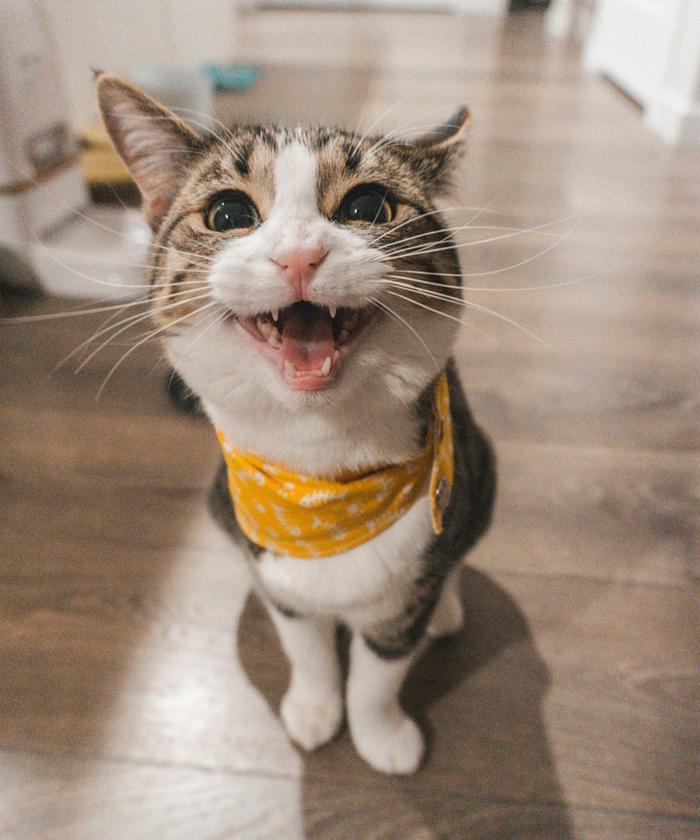
#> input picture reference/hero-demo/assets/pet-left.png, 700 x 840 px, found by its file name
$ python crops.py
#> lines starting #> are read from the running program, lines starting #| are printed output that depends on the picture
import sys
from PIL import Image, ImageDraw, ImageFont
A='/tmp/claude-0/hero/demo/assets/'
OUT='/tmp/claude-0/-home-user/ee1c545f-6576-5903-b05e-d62a2d0e8267/scratchpad/design/crops/'
# (label, file, cx, cy, w)  crop box w x 1.06w centred at (cx,cy) in source px
C=[
 ('F0 pet-left mặt mèo khăn vàng','pet-left.png',350,330,560),
 ('F1 noitru mèo cam ngủ','service-noitru.jpg',470,800,560),
 ('F2 pet-center cún ngậm hoa','pet-center.png',480,360,600),
 ('F3 pet-right mèo trời xanh','pet-right.png',330,330,560),
 ('F4 grooming mặt golden','service-grooming.jpg',700,250,430),
 ('F5 kham tay vuốt mèo','service-kham.jpg',600,330,520),
 ('F6 kham người & mèo','service-kham.jpg',330,300,560),
 ('F7 grooming tay chải lông','service-grooming.jpg',470,440,420),
 ('F8 capcuu cún toàn thân','service-capcuu.jpg',500,960,900),
]
tiles=[]
for lab,f,cx,cy,w in C:
    im=Image.open(A+f).convert('RGB'); h=int(w*1.06)
#> further down, im is the input picture: PIL image 700x840 RGB; mean R, G, B 158.3, 139.5, 123.6
    x0=max(0,min(im.width-w,cx-w//2)); y0=max(0,min(im.height-h,cy-h//2))
#> after `x0 = max(0, min(im.width - w, cx - w // 2))`: x0 = 70
#> after `y0 = max(0, min(im.height - h, cy - h // 2))`: y0 = 34
    t=im.crop((x0,y0,x0+w,y0+h)).resize((240,254))
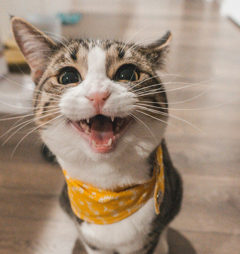
#> t: PIL image 240x254 RGB; mean R, G, B 160.2, 139.6, 121.6
    tiles.append((lab,t,(x0,y0,w,h),f))
#> pass 2 of the loop `for lab,f,cx,cy,w in C:`:
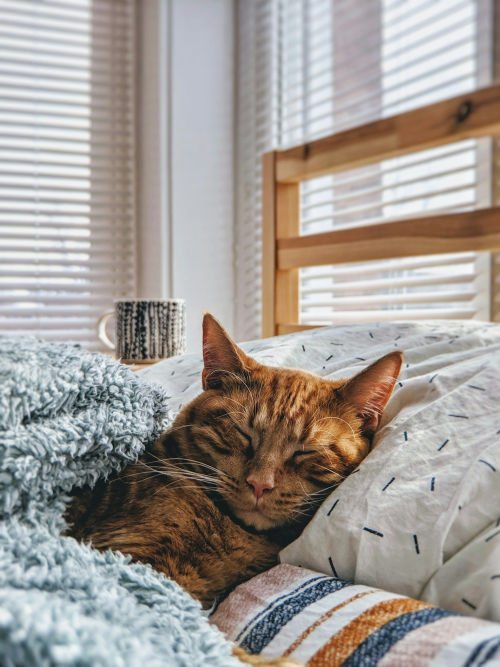
#> input picture reference/hero-demo/assets/service-noitru.jpg, 1000 x 1333 px, found by its file name (shown at 1/2 size)
#> im is the input picture: PIL image 1000x1333 RGB; mean R, G, B 162.2, 156, 150.6
#> `t=im.crop((x0,y0,x0+w,y0+h)).resize((240,254))`:
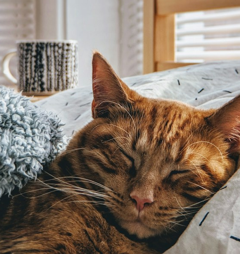
#> t: PIL image 240x254 RGB; mean R, G, B 136.5, 121.1, 107.9
#> pass 3 of the loop `for lab,f,cx,cy,w in C:`:
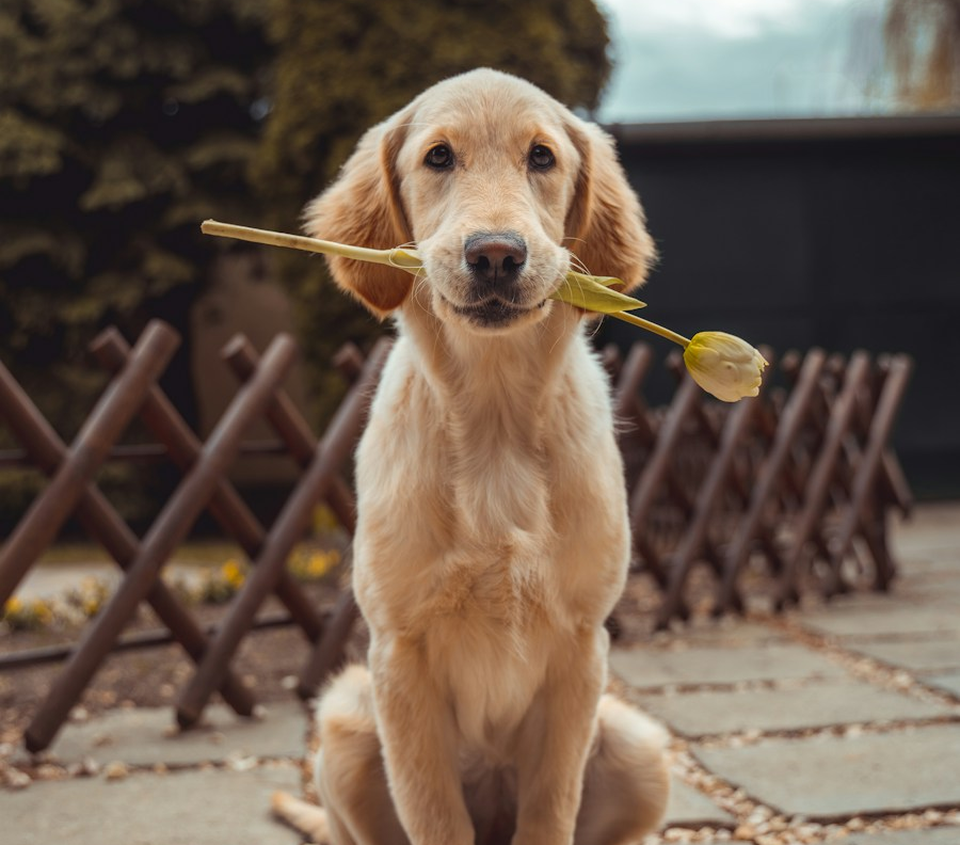
#> input picture reference/hero-demo/assets/pet-center.png, 960 x 845 px, found by its file name
#> im is the input picture: PIL image 960x845 RGB; mean R, G, B 108.7, 91.4, 77.8
#> `t=im.crop((x0,y0,x0+w,y0+h)).resize((240,254))`:
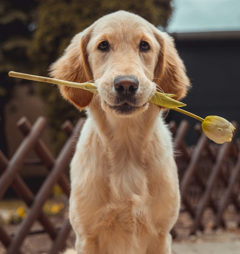
#> t: PIL image 240x254 RGB; mean R, G, B 114.3, 93.1, 76.4
#> (the run stopped early here; a loop or call above may not have finished)
